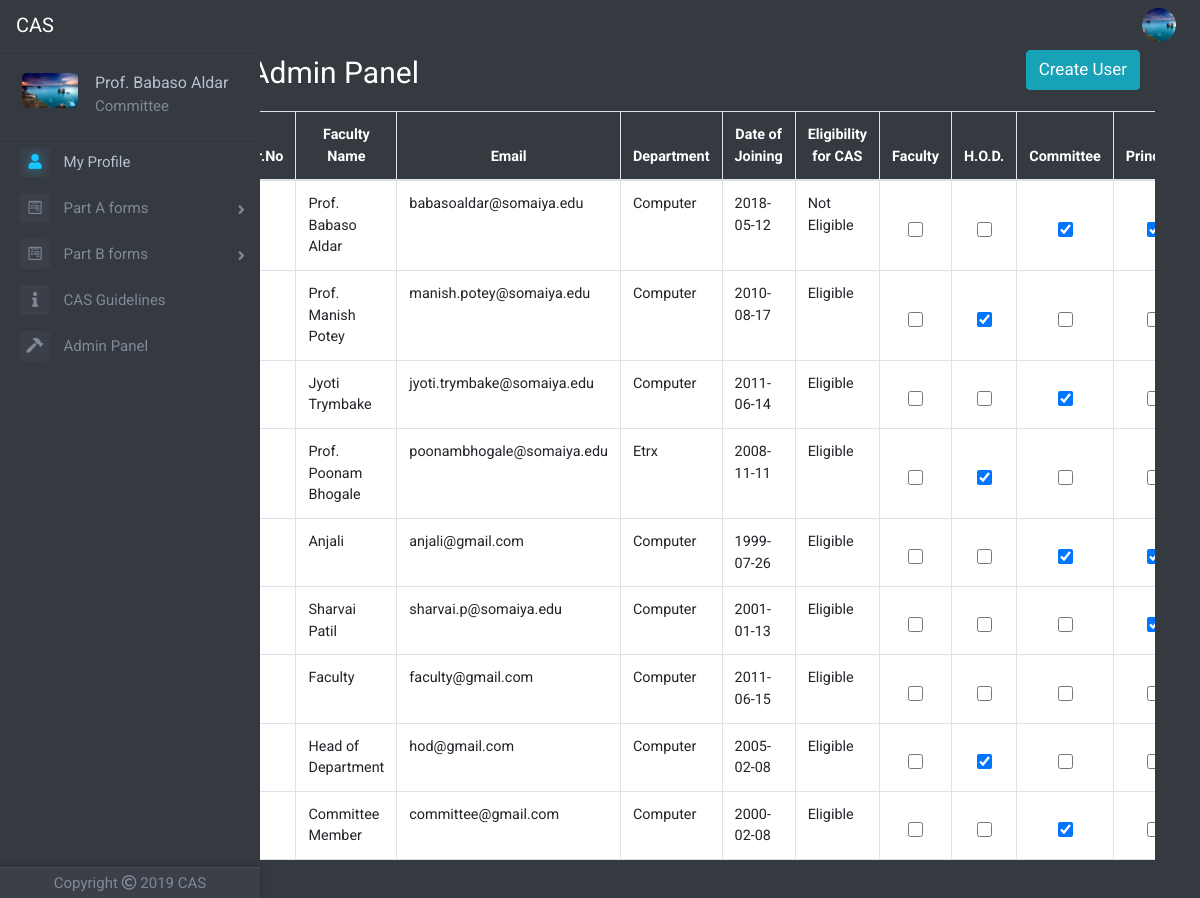
The app's page /adminpanel.php (signed in), older data.
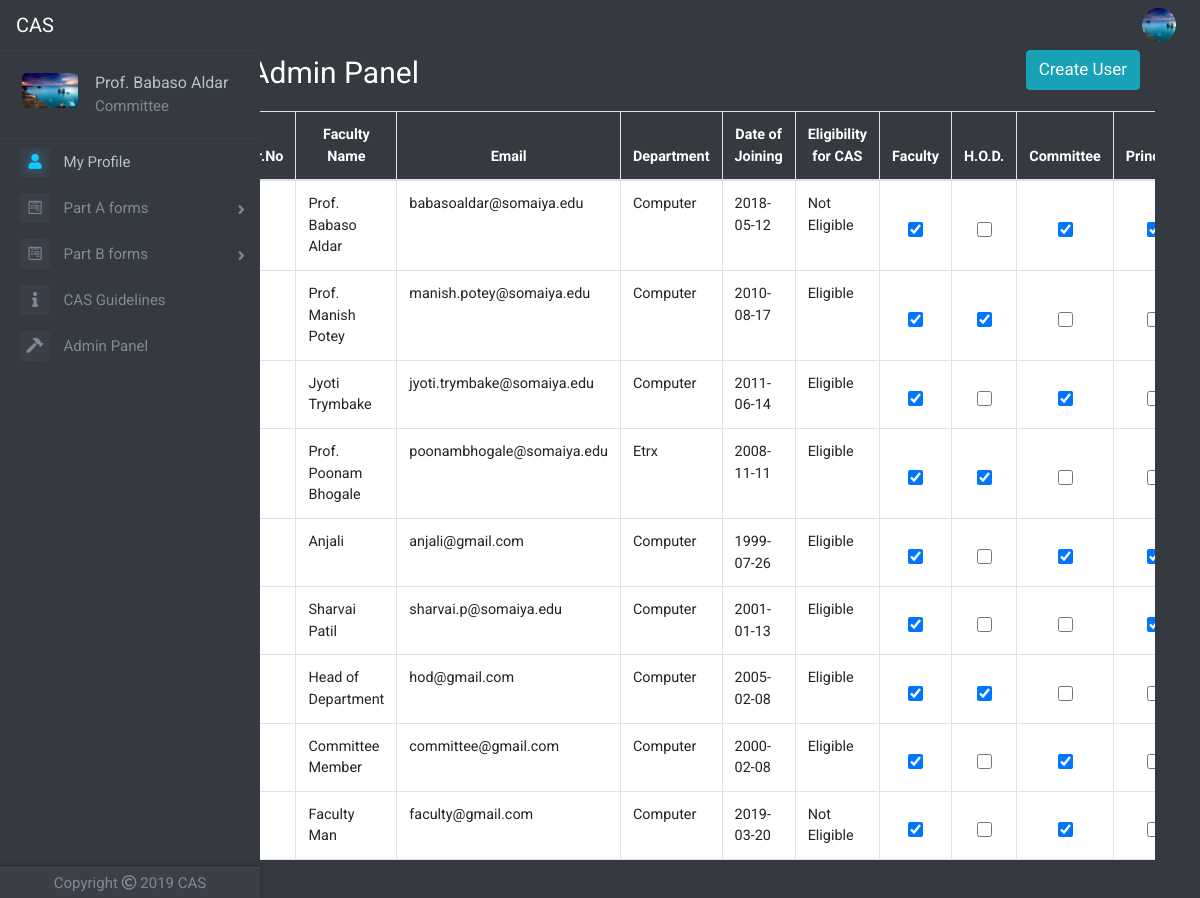
The same page, newer data.
### tables this page shows
CREATE TABLE `faculty_table` (
  `id` int(11) NOT NULL,
  `faculty_name` varchar(100) NOT NULL,
  `email` varchar(50) NOT NULL,
  `password` varchar(256) NOT NULL,
  `date_of_joining` date NOT NULL,
  `department` varchar(50) NOT NULL,
  `profilePicLocation` varchar(100) NOT NULL DEFAULT 'defaults/default_userprofile_pic.png',
  `faculty` int(11) NOT NULL,
  `hod` int(11) NOT NULL,
  `committee` int(11) NOT NULL,
  `principal` int(11) NOT NULL,
  `admin` int(11) NOT NULL
);

### adminpanel.php (the view, shortened to what this page needs)
<?php
include 'dbh.php';
$userId=mysqli_real_escape_string($conn,$_SESSION['id']);
$sqlp="SELECT profilePicLocation,admin FROM faculty_table WHERE id='$userId'";
$resultp=mysqli_query($conn,$sqlp);
$rowp=mysqli_fetch_assoc($resultp);
$profilePicLocation=$rowp['profilePicLocation'];
$admin=$rowp['admin'];
if($admin==1)
{
include 'top.php';
include 'left-nav.php';
?>
	<div class="container">
    <div class="row">
    <div class="col-md-10 offset-md-2">
		<div class="row justify-content-center">
			<div class="col-md-12">
				<div class="container-fluid">
				  	<div class="row">
				  		<div class="col-md-6 text-left">
						   <p style="color: white;font-size: 30px">Admin Panel</p>
				        </div>
				        <div class="col-md-6 text-right">
						 	<a href="createuser.php" class="btn btn-info custom-button-width .navbar-right" style="font-size: 17px">Create User</a>
						</div>
				  	</div>
				</div>
				<div class="admin-table">
				<table class="table table-bordered" style="background-color: white">
				  	<thead style="color: white">
					    <tr>
					      	<th scope="col" style="background-color: #343a40;text-align: center">Sr.No</th>
					      	<th scope="col" style="background-color: #343a40;text-align: center">Faculty Name</th>
					      	<th scope="col" style="background-color: #343a40;text-align: center">Email</th>
					      	<th scope="col" style="background-color: #343a40;text-align: center">Department</th>
					      	<th scope="col" style="background-color: #343a40;text-align: center">Date of Joining</th>
					      	<th scope="col" style="background-color: #343a40;text-align: center">Eligibility for CAS</th>
					      	<th scope="col" style="background-color: #343a40;text-align: center">Faculty</th>
					      	<th scope="col" style="background-color: #343a40;text-align: center">H.O.D.</th>
					      	<th scope="col" style="background-color: #343a40;text-align: center">Committee</th>
					      	<th scope="col" style="background-color: #343a40;text-align: center">Principal</th>
					    </tr>
				  	</thead>
				  	<tbody>
				  		<?php
				  		$sql="SELECT id, faculty_name, email, date_of_joining, department, faculty, hod, committee, principal, admin FROM faculty_table";
				  		$result=mysqli_query($conn,$sql);
				  		$counter=1;
				  		while($row=mysqli_fetch_assoc($result))
				  		{
				  			$id=$row['id'];
				  			$faculty_name=$row['faculty_name'];
				  			$email=$row['email'];
				  			$date_of_joining=$row['date_of_joining'];
				  			$department=$row['department'];
				  			$faculty=$row['faculty'];
				  			$hod=$row['hod'];
				  			$committee=$row['committee'];
				  			$principal=$row['principal'];
					  		?>
						    <tr id="user<?php echo $id; ?>">
						      	<th scope="row"><?php echo $counter; ?></th>
						      	<td><?php echo $faculty_name; ?></td>
						      	<td><?php echo $email; ?></td>
						      	<td><?php echo $department; ?></td>
						      	<td><?php echo $date_of_joining; ?></td>
						    <?php
							$now = time();
							$your_date = strtotime($date_of_joining);
							$datediff = $now - $your_date;
							$years = floor($datediff / (365*60*60*24));
						    if($years>=5)
						    {
						    	?>
						    	<td>Eligible</td>
						    	<?php
						    }
						    else
						    {
						    	?>
						    	<td>Not Eligible</td>
						    	<?php
						    }
						    ?>
						      	<form class="update-rights-form" id="update-rights-form-<?php echo $id; ?>" action="" method="POST">
						      		<td class="table-center">
		  								<?php
		  								if($faculty==1)
		  								{
		  									?>
		  									<input type="checkbox" class="admin-table-checkbox" name="faculty" id="faculty<?php echo $id; ?>" value="faculty" checked>
		  									<?php
		  								}
		  								else
		  								{
		  									?>
		  									<input type="checkbox" class="admin-table-checkbox" name="faculty" id="faculty<?php echo $id; ?>" value="faculty">
		  									<?php
		  								}
		  								?>
		  							</td>
						      		<td class="table-center">
						      			<?php
						      			if($hod==1)
						      			{
						      				?>
						      				<input type="checkbox" class="admin-table-checkbox" name="hod" id="hod<?php echo $id; ?>" value="hod" checked>
						      				<?php
						      			}
						      			else
						      			{
						      				?>
						      				<input type="checkbox" class="admin-table-checkbox" name="hod" id="hod<?php echo $id; ?>" value="hod">
						      				<?php
						      			}
						      			?>
		  							</td>
		  							<td class="table-center">
		  								<?php
		  								if($committee==1)
		  								{
		  									?>
		  									<input type="checkbox" class="admin-table-checkbox" name="committee" id="committee<?php echo $id; ?>" value="committee" checked>
		  									<?php
		  								}
		  								else
		  								{
		  									?>
		  									<input type="checkbox" class="admin-table-checkbox" name="committee" id="committee<?php echo $id; ?>" value="committee">
		  									<?php
		  								}
		  								?>
		  							</td>
		  							<td class="table-center">
		  								<?php
		  								if($principal==1)
		  								{
		  									?>
		  									<input type="checkbox" class="admin-table-checkbox" name="principal" id="principal<?php echo $id; ?>" value="principal" checked>
		  									<?php
		  								}
		  								else
		  								{
		  									?>
		  									<input type="checkbox" class="admin-table-checkbox" name="principal"id="principal<?php echo $id; ?>"  value="principal">
		  									<?php
		  								}
		  								?>
		  							</td>
						      	</form>
						    </tr>
						    <?php
						    $counter+=1;
						}
					    ?>
				  </tbody>
				</table>
				</div>
				<br>
			</div>
		</div>
	</div>
	</div>
	</div>
</body>
</html>
<?php
}
else
{
	header("LOCATION: index.php");
}

### top.php (shortened to what this page needs)
<!DOCTYPE html>
<html>
<head>
	<link rel="stylesheet" href="https://maxcdn.bootstrapcdn.com/bootstrap/4.1.3/css/bootstrap.min.css">
	<link href="https://stackpath.bootstrapcdn.com/font-awesome/4.7.0/css/font-awesome.min.css" rel="stylesheet">
	<link href="//netdna.bootstrapcdn.com/font-awesome/4.1.0/css/font-awesome.min.css" rel="stylesheet">
	<link rel="stylesheet" type="text/css" href="Frontend/global.css">
	<link rel="stylesheet" href="https://cdnjs.cloudflare.com/ajax/libs/animate.css/3.7.0/animate.min.css">
	<link rel="stylesheet" href="https://use.fontawesome.com/releases/v5.6.3/css/all.css">
</head>
<body>
		<nav class="navbar navbar-expand-lg sticky-top navbar-dark bg-dark"  style="height: 50px">
	  	<a class="navbar-brand" href="index.php">CAS</a>
	  	<div class="collapse navbar-collapse" id="navbarSupportedContent">
		    <ul class="navbar-nav ml-auto">
		      	<?php
		      	if(!isset($_SESSION['id']))
		      	{
			      	?>
			      	<li class="nav-item">
			        	<a class="nav-link" href="index.php">Sign Up | Sign In</a>
			      	</li>
			      	<?php
			    }
			    else
			    {
			    	?>
			      	<li class="nav-item dropdown">
				        <img class="nav-link dropdown-toggle" src="<?php echo $profilePicLocation; ?>" width="50px" height="50px" style="overflow: hidden;border-radius: 50%;display:block;margin:0 auto;object-fit: cover;cursor: pointer" id="navbarDropdown" role="button" data-toggle="dropdown" aria-haspopup="true" aria-expanded="false">
			      	</li>
			      	<?php
		      	}
		      	?>
		    </ul>
	  	</div>
	</nav>

### left-nav.php (shortened to what this page needs)
<?php
$uid=mysqli_real_escape_string($conn,$_SESSION['id']);
$sqlp="SELECT profilePicLocation, faculty_name, admin, hod, committee FROM faculty_table WHERE id='$uid'";
$resultp=mysqli_query($conn,$sqlp);
$rowp=mysqli_fetch_assoc($resultp);
$profilePicLocation=$rowp['profilePicLocation'];
$faculty_name=$rowp['faculty_name'];
$committee=$rowp['committee'];
$admin=$rowp['admin'];
?>
<div class="page-wrapper chiller-theme toggled">
	<nav id="sidebar" class="sidebar-wrapper sm-hidden">
		<div class="sidebar-content">
			<div class="sidebar-brand">
				<div id="close-sidebar">
				</div>
			</div>
			<div class="sidebar-header">
				<div class="user-pic">
					<img class="img-responsive img-rounded" src="<?php echo $profilePicLocation; ?>"
						alt="User picture">
				</div>
				<div class="user-info">
					<span class="user-name" style="font-size: 16px">
						<?php echo $faculty_name; ?>
					</span>
				 		<?php
				 	if($committee==1)
					{
						?>
						<span class="user-role" style="font-size: 15px">Committee</span>
				 		<?php
				 	}
				 	?>
				</div>
			</div>
			<?php
			$currentyear=date("Y");
			?>
			<div class="sidebar-menu">
				<ul>
					<li class="sidebar-dropdown active">
						<a href="userprofile.php">
							<i class="fas fa-user" style="font-size: 15px"></i>
							<span style="font-size: 15px">My Profile</span>
						</a>
					</li>
					<li class="sidebar-dropdown dropdown-arrow">
						<a>
							<i class="fab fa-wpforms" style="font-size: 15px"></i>
							<span style="font-size: 15px;cursor:pointer">Part A forms</span>
						</a>
					</li>
					<li class="sidebar-dropdown dropdown-arrow">
						<a>
							<i class="fab fa-wpforms" style="font-size: 15px"></i>
							<span style="font-size: 15px;cursor:pointer">Part B forms</span>
						</a>
					</li>
					<li class="sidebar-dropdown">
						<a href="guidelines.php">
							<i class="fas fa-info" style="font-size: 15px"></i>
							<span style="font-size: 15px">CAS Guidelines</span>
						</a>
					</li>
					<?php
					if($admin==1)
					{
						?>
						<li class="sidebar-dropdown">
							<a href="adminpanel.php">
								<i class="fas fa-hammer" style="font-size: 15px"></i>
								<span style="font-size: 15px">Admin Panel</span>
							</a>
						</li>
						<?php
					}
					?>
				</ul>
			</div>
		</div>
		<div class="sidebar-footer">
			<a>
				<p style="font-size: 15px">Copyright  <i class="far fa-copyright"></i>  <?php echo $currentyear; ?>  CAS</p>
			</a>
		</div>
	</nav>

Row changes from the older to the newer data that the page shows:
removed faculty_table: faculty_name "Faculty", email "faculty@gmail.com", department "Computer", date_of_joining "2011-06-15", shows "Eligible"
changed faculty_table "Prof. Babaso Aldar": faculty "☐" → "☑"
changed faculty_table "Prof. Manish Potey": faculty "☐" → "☑"
changed faculty_table "Jyoti Trymbake": faculty "☐" → "☑"
changed faculty_table "Prof. Poonam Bhogale": faculty "☐" → "☑"
changed faculty_table "Anjali": faculty "☐" → "☑"
changed faculty_table "Sharvai Patil": faculty "☐" → "☑"
changed faculty_table "Head of Department": faculty "☐" → "☑"
changed faculty_table "Committee Member": faculty "☐" → "☑"
added faculty_table: faculty_name "Faculty Man", email "faculty@gmail.com", department "Computer", date_of_joining "2019-03-20", shows "Not Eligible"
